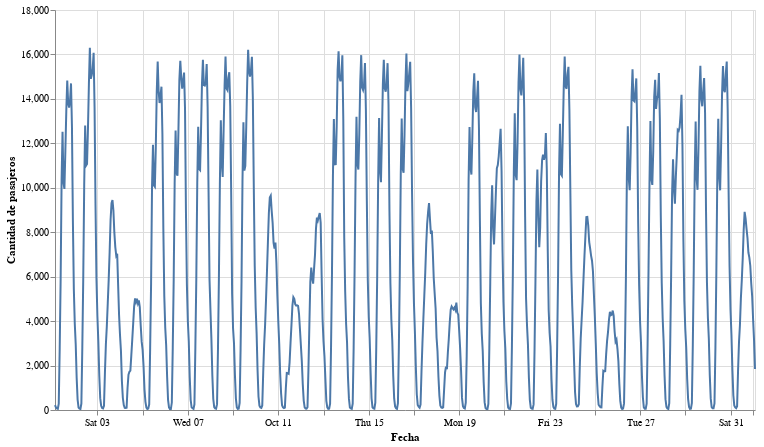

Notebook source saved alongside this figure:
### Code cell
df_hourly = df_proc.groupby([pd.Grouper(freq="1H")])["cantidad_pasajeros"].sum().reset_index()
plot_boardings_by_time(df_hourly)

### Figure 1 — Vega-Lite specification as saved in the notebook (floating-point values rounded to 4 significant figures; data arrays with more than 128 entries replaced by an {"elided": "..."} marker saying what was removed)
{"config": {"view": {"continuousWidth": 400, "continuousHeight": 300}}, "data": {"name": "data-6d23652f8a8e9872ff89feba9bf5c676"}, "mark": "line", "encoding": {"x": {"type": "temporal", "field": "fecha_evento", "title": "Fecha"}, "y": {"type": "quantitative", "field": "cantidad_pasajeros", "title": "Cantidad de pasajeros"}}, "height": 400, "width": 700, "$schema": "https://vega.github.io/schema/vega-lite/v4.8.1.json", "datasets": {"data-6d23652f8a8e9872ff89feba9bf5c676": {"elided": "744 records"}}}
